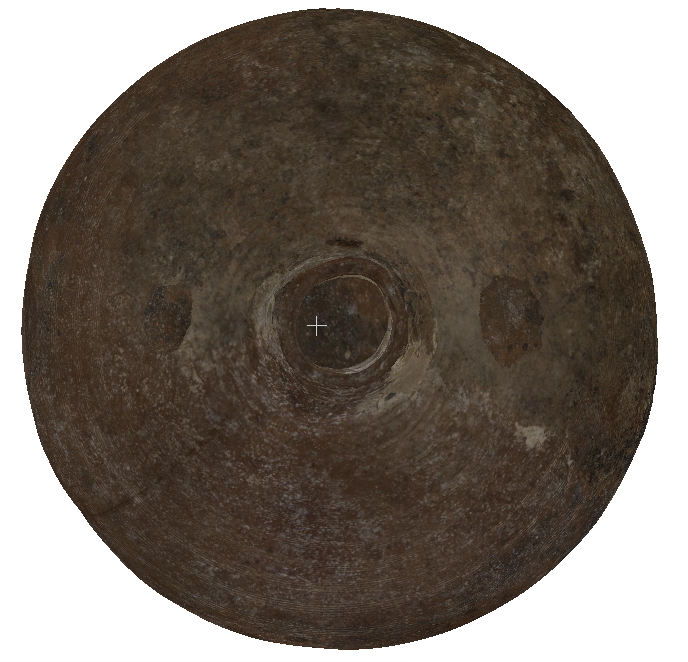
#> input picture yassiada/circularity/circles/circle_83-2.png, 688 x 662 px; its folder holds only this picture in this run
$ jupyter execute --allow-errors circularity.ipynb
#> lines starting #> are read from the running program, lines starting #| are printed output that depends on the picture; after the words box and inside, x2 and y2 are one past the last pixel; in counts of white or black regions, pixels touching at a corner belong together; long printed decimals are rounded
[cell 1]
import cv2
import matplotlib.pyplot as plt
import numpy as np
from scipy import signal
from skimage import filters
from math import pi

[cell 2]
def get_bin_im(im_path):
#> called with im_path = './circles/circle_83-2.png'
    im = cv2.imread(im_path)
#> im is the input picture: shape (662, 688, 3); mean B, G, R 106.2, 114.4, 123.2
    imgray = cv2.cvtColor(im, cv2.COLOR_BGR2GRAY)
    im_gauss = cv2.GaussianBlur(imgray, (5, 5), 0)
    plt.imshow(im_gauss)
    plt.xticks([])
    plt.yticks([])
    plt.show()

    otsu_threshold = filters.threshold_otsu(im_gauss)
#> otsu_threshold = 149
    bin_im = np.empty(im_gauss.shape)
    for row_ind in range(len(im_gauss)):
        row = im_gauss[row_ind]
        for col_ind in range(len(row)):
            bin_im[row_ind][col_ind] = 1 if im_gauss[row_ind][col_ind] < otsu_threshold else 0
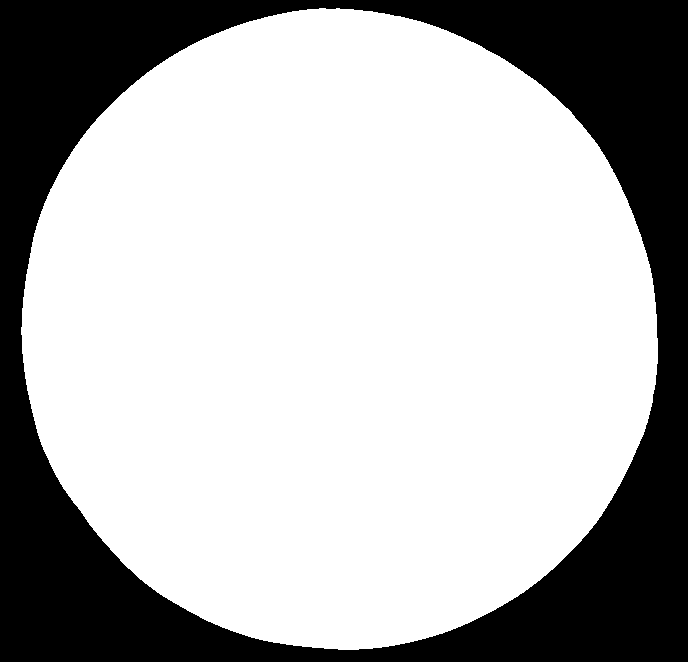
#> bin_im: shape (662, 688) float64; values 0 (black) and 1 (white), 70.3% white; 1 black region, box (x1, y1, x2, y2) and area: (0, 0, 688, 662) 135156

    plt.imshow(bin_im)
    plt.xticks([])
    plt.yticks([])
    plt.show()
    return bin_im

[cell 3]
def get_perimeter(mat):
    # credit: m.m.a. 11 Dec. 2019 Meier Hall
    susm = signal.convolve2d(mat, np.ones((2,2)))
    corners = np.argwhere(susm == 1)
#> corners = 755 pairs, first value 8 to 650, second value 21 to 658
    center  = np.array(susm.shape)/2
#> center = [331.5, 344.5]

    cor = (corners - center)
#> cor = 755 pairs, first value -323.5 to 318.5, second value -323.5 to 313.5
    theta = np.arctan2(cor[:,0], cor[:,1])[:, np.newaxis]
#> theta = 755 values, max 3.13 at index 379, min -3.13 at index 378, mean -0.0019

    a = np.concatenate([theta, cor], axis=1)
#> a = 755 rows, first 8: [-1.65, -323.5, -25.5], [-1.63, -323.5, -18.5], [-1.6, -323.5, -8.5], [-1.58, -323.5, -4.5], [-1.69, -322.5, -37.5], [-1.54, -322.5, 9.5], [-1.71, -321.5, -45.5], [-1.51, -321.5, 18.5]
    sort = a[a[:,0].argsort()][:,1:]
#> sort has the same summary as cor

    squares = (sort - np.roll(sort, 1, axis=0))**2
#> squares = 755 pairs, first value 0 to 676, second value 0 to 441
    return np.sqrt(squares.sum(axis=1)).sum()

[cell 4]
def get_circularity(bin_im):
    perimeter = get_perimeter(bin_im)
#> perimeter = 2017.9
    area = np.sum(bin_im)
#> area = 320300
#> `circularity = get_circularity(bin_im)`: circularity = 0.988
#| Circularity: 0.9885
#| ----------------------------------
    return 4 * np.pi * area/ perimeter**2

[cell 5]
models = ['83-2',
          '84-3',
          '84-10',
          '86-75',
          '86-85',
          '86-92',
          '86-93',
          '86-95',
          '86-99',
          '86-100',
          '86-107',
          '86-110',
          '86-113',
          '86-117',
          '86-120',
          'UN16',
          'W43',
          'W55',
          'Y7',
          'Y11',
          'Y14',
          'Y15',
          'Y22',
          'Y28',
          'Y32',
          'Y39',
          'Y45',
          'Y114',
          'Y123',
          'Y126',
          'Y127',
          'Y128']

[cell 6]
circularities = []
#> (the rest of this cell did not finish here and is left out)

[cell 7]
circularities
#> Out = [0.988]

[cell 8]
width = 0.001
plt.figure(figsize=(8, 5))
plt.title('Circularities for Yassiada Amphoras, n = 32')
plt.hist(circularities, bins=np.arange(0.975, 0.99, width)+width/2)
plt.xticks(np.arange(0.975, 0.99, width), rotation=45)
plt.yticks(np.arange(0, 20, 2))
plt.xlabel('\nCircularity = 4 * pi * area / (perimeter^s)')
plt.ylabel('Number of Amphoras\n')
plt.show()
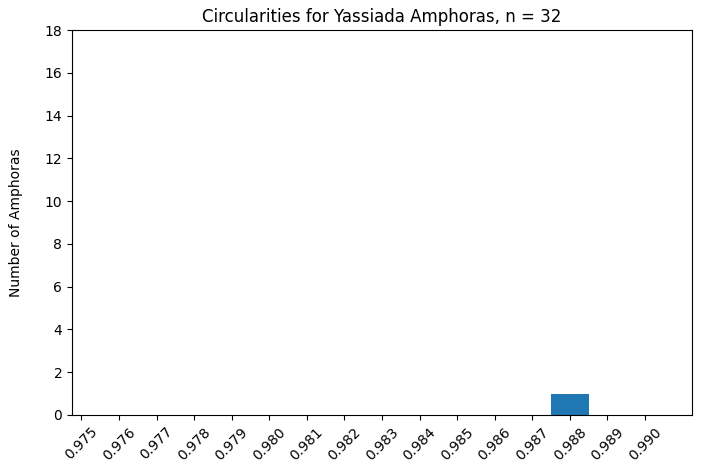
#> figure drawn by matplotlib, 1 panel; tallest bar 1 high, from x = 0.988 to 0.989

[cell 9]
print('Reference Circle')
im_path = './circles/circle_ref.png'
#> (the rest of this cell did not finish here and is left out)
